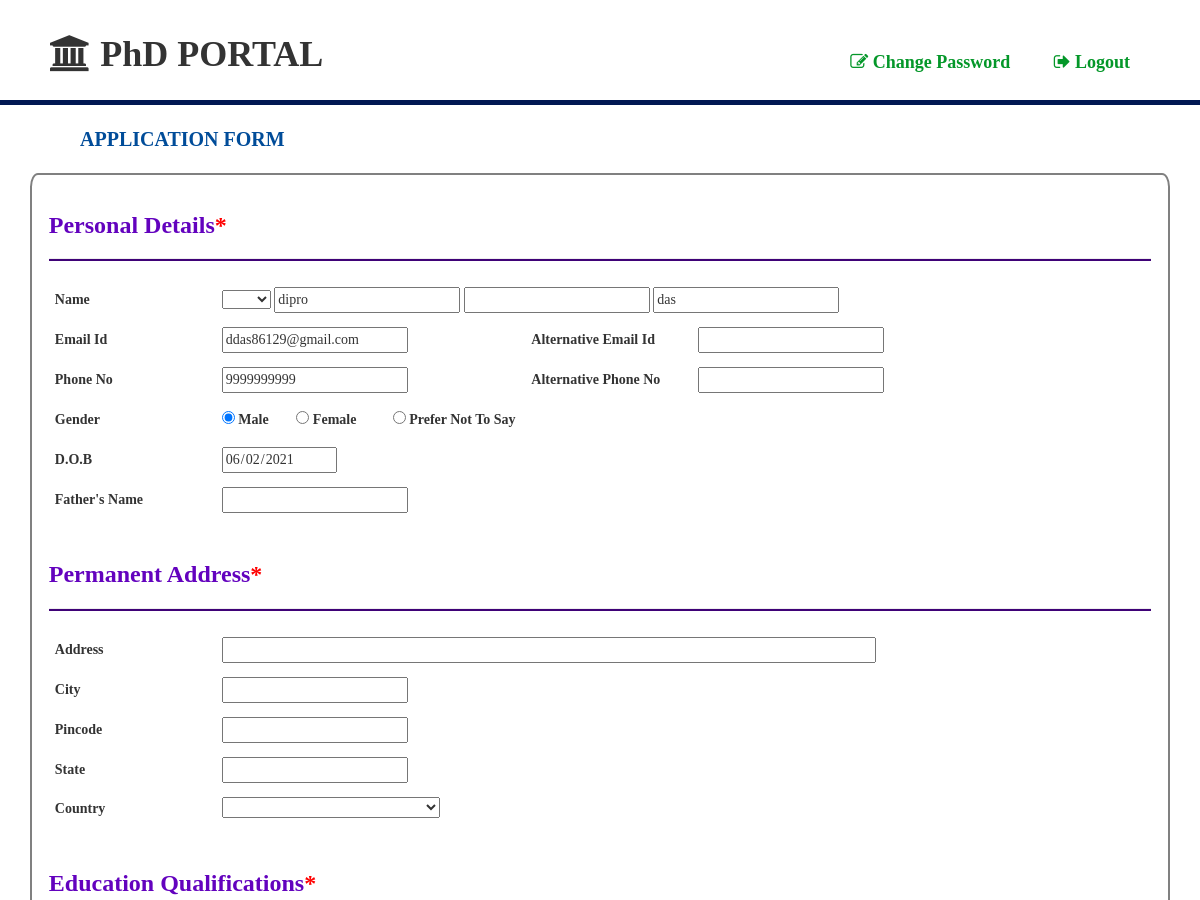
Before: /User/application.php (signed in, upper part) with the older database file.
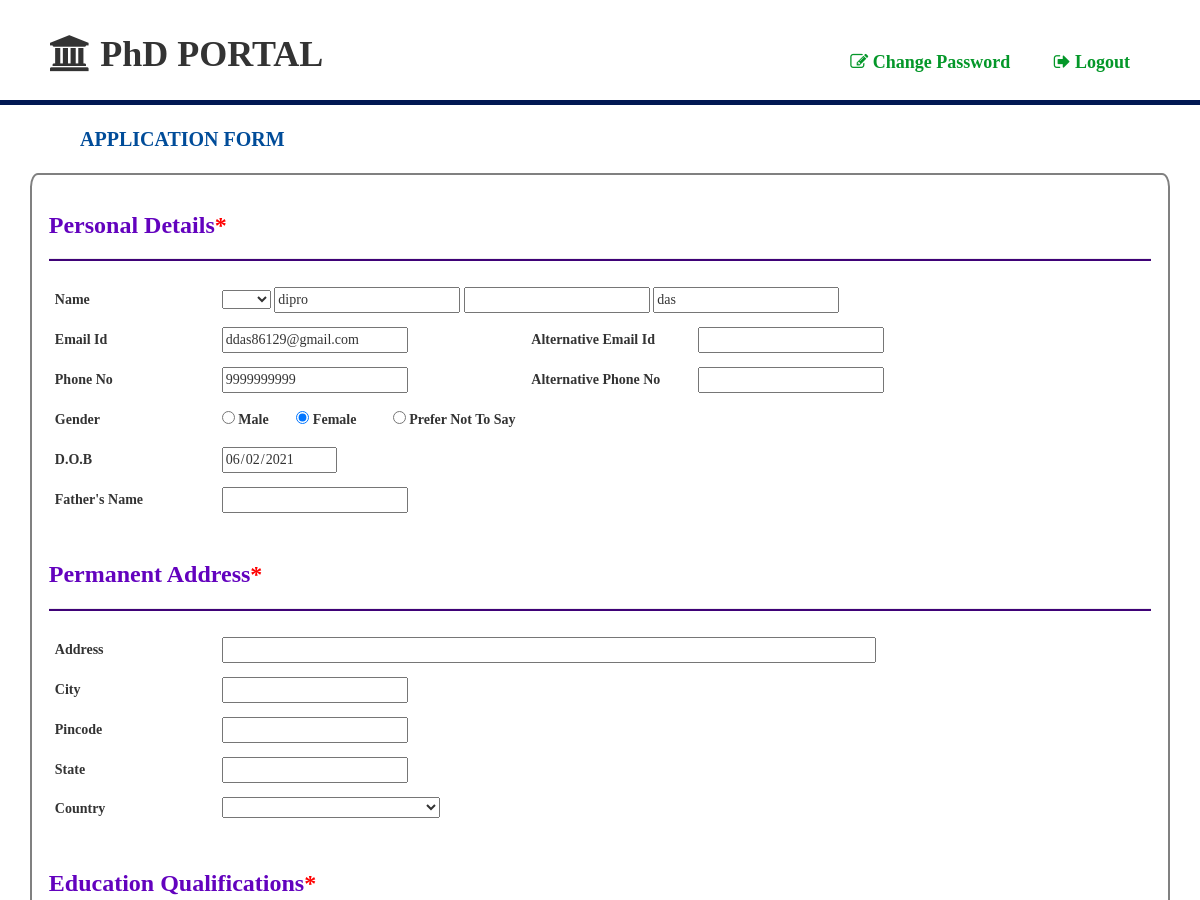
After: the same page with the newer database file.
### tables this page shows
CREATE TABLE `user` (
  `id` int(6) NOT NULL,
  `firstname` varchar(255) NOT NULL,
  `middlename` varchar(255) NOT NULL,
  `lastname` varchar(255) NOT NULL,
  `email` varchar(255) NOT NULL,
  `phone` varchar(255) NOT NULL,
  `gender` varchar(255) NOT NULL,
  `dob` date NOT NULL,
  `course` varchar(255) NOT NULL,
  `password` varchar(255) NOT NULL,
  `otp` int(11) NOT NULL,
  `is_profile` tinyint(4) NOT NULL DEFAULT '0',
  `is_approved` tinyint(4) NOT NULL DEFAULT '0',
  `is_payment` tinyint(4) NOT NULL DEFAULT '0'
);

### config.php (called while the page is built, shortened)
<?php
	class config
	{
		protected $servername='localhost';
		protected $username='root';
		protected $pass='';
		protected $db='phdportal';
		function __construct()
		{
			$this->conn=new mysqli($this->servername,$this->username,$this->pass,$this->db);
		}
	}
	class database extends config
	{
		public function fetchregdata($email)
 		{
 			$result=mysqli_query($this->conn,"SELECT * FROM user WHERE email='$email'");
 			return $result;
 		}
	}
?>

### User/application.php (the view, shortened to what this page needs)
<!DOCTYPE html>
<html lang="en">
<head>
    <link rel="stylesheet" href="https://cdn.jsdelivr.net/npm/bootstrap@4.6.0/dist/css/bootstrap.min.css"
>
    <link rel="stylesheet" href="https://maxcdn.bootstrapcdn.com/bootstrap/3.3.7/css/bootstrap.min.css">
    <link rel="stylesheet" type="text/css"
        href="https://cdnjs.cloudflare.com/ajax/libs/font-awesome/4.7.0/css/font-awesome.css">
    <link rel="stylesheet" href="https://maxcdn.bootstrapcdn.com/bootstrap/3.3.7/css/bootstrap.min.css">
    <link rel="stylesheet" href="https://cdnjs.cloudflare.com/ajax/libs/font-awesome/4.7.0/css/font-awesome.css">
    <link rel="stylesheet" href="css/profile.css">
    <link rel="stylesheet" href="css/partial/nav1.css">
</head>
<body>
    <?php include 'partial/nav1.php'; ?>
    <div class="row">Application Form</div>
    <div class="container">
        <?php
	        include("../config.php");
	        $obj=new database;
	        $row=$obj->fetchregdata($_SESSION['email']);
	        $arr=mysqli_fetch_array($row);
        ?>
        <form action="../server.php" method="post" enctype="multipart/form-data">
            <h3>Personal Details<span class="required"></h3>
            <hr>
            <div class="info">
                <label>Name</label>
                <select>
                    <option></option>
                    <option>Mr.</option>
                </select>
                <input type="text" name="firstname" value="<?php echo $arr['firstname']; ?>" readonly>
                <input type="text" name="" value="<?php echo $arr['middlename']; ?>" readonly>
                <input type="text" name="" value="<?php echo $arr['lastname']; ?>" readonly>
            </div>
            <div class="info">
                <label>Email Id</label>
                <input type="email" name="email" value="<?php echo $arr['email']; ?>" readonly>
                <label class="dur1">Alternative Email Id</label>
                <input type="email" name="alteremail">
            </div>
            <div class="info">
                <label>Phone No</label>
                <input type="text" pattern="[0-9]{10}" maxlength="10" value="<?php echo $arr['phone']; ?>" readonly>
                <label class="dur1">Alternative Phone No</label>
                <input type="text" pattern="[0-9]{10}" maxlength="10" name="alterphone">
            </div>
            <div class="info">
                <label>Gender</label>
                <input type="radio" id="male" name="gender" class="gender" <?php if($arr['gender']=="male") echo "checked";?> value="male">
                <label for="male" style="width: 5%;">Male</label>
                <input class="gender" type="radio" id="female" name="gender" value="female" <?php if($arr['gender']=="female") echo "checked";?>>
                <label for="female" style="width: 7%;">Female</label>
                <input class="gender" type="radio" id="other" name="gender" value="other" <?php if($arr['gender']=="other") echo "checked";?>>
                <label for="other" style="width: 15%;display:inline;">Prefer Not To Say</label>
            </div>
            <div class="info">
                <label>D.O.B</label>
                <input type="date" value="<?php echo $arr[7]; ?>" readonly>
            </div>
            <div class="info">
                <label>Father's Name</label>
                <input type="text" name="fathername">
            </div>
            <br>
            <h3>Permanent Address<span class="required"></span></h3>
            <hr>
            <div class="info">
                <label>Address</label>
                <input type="text" name="address" style="width: 60%;">
            </div>
            <div class="info">
                <label>City</span></label>
                <input type="text" name="city">
            </div>
            <div class="info">
                <label>Pincode</label>
                <input type="text" pattern="[0-9]{6}" maxlength="6" name="pin">
            </div>
            <div class="info">
                <label>State</label>
                <input type="text" name="state">
            </div>
            <div class="info">
                <label>Country</label>
                <select name="country" style="width:20%; font-size:16px;">
                    <option></option>
                    <option>India</option>
                </select>
            </div>
            <br>
            <h3>Education Qualifications<span class="required"></h3>
            <br>
            <br>
            <br>
            <br>
            <br>
            <br>
        </form>
    </div>
</body>
</html>

### User/partial/nav1.php (shortened to what this page needs)
<nav>
    <h1><i class="fa fa-university" aria-hidden="true"></i> PhD PORTAL</h1>
    <div class="navigation" id="myTopnav">
        <a href="#"><i class="fa fa-edit" aria-hidden="true"></i> Change Password</a>
        <a href="logout.php"><i class="fa fa-sign-out" aria-hidden="true"></i> Logout</a>
    </div>
</nav>

### User/css/profile.css (style rules this page uses)
* { box-sizing: border-box; }
body { margin: 0; cursor: pointer; overflow-x: hidden; font-family: Cambria, Cochin, Georgia, Times, 'Times New Roman', serif; }
nav { overflow: hidden; padding: 15px 50px; border-bottom: 5px solid #011853; background-color: white; }
nav h1 { font-family: Georgia, 'Times New Roman', Times, serif; font-weight: bold; }
.navigation { float: right; margin-top: -35px; }
.navigation a { font-size: 18px; color: rgb(4, 151, 41); font-family: Georgia; font-weight: bolder; padding: 20px; text-decoration: none; }
.row { font-size: 20px; color: #004C99; font-family: Cambria; font-weight: bolder; padding: 20px; text-transform: uppercase; text-decoration: none; margin-left: 5%; }
.container { background-color: white; padding: 1.4%; border-radius: 0.7%; border: 2px solid grey; }
.container h3, h4 { font-weight: bold; color: rgb(99, 2, 190); font-family: Cambria; }
.container label { width: 15%; }
.container select { font-size: 14px; }
.info { padding: 6px; }
.info .dur1 { margin-left: 11%; }
hr { height: 2px; background-color: rgb(63, 2, 119); }
.required::before { content: "*"; color: red; }

### User/css/partial/nav1.css (style rules this page uses)
nav { overflow: hidden; padding: 15px 50px; border-bottom: 5px solid #011853; background-color: white; }
nav h1 { font-family: Georgia, 'Times New Roman', Times, serif; font-weight: bold; }
.navigation { float: right; margin-top: -35px; }
.navigation a { font-size: 18px; color: rgb(4, 151, 41); font-family: Georgia; font-weight: bolder; padding: 20px; text-decoration: none; }

Changed rows visible on the page:
changed user "dipro": gender "☑ Male" → "☐ Male"; gender "☐ Female" → "☑ Female"
